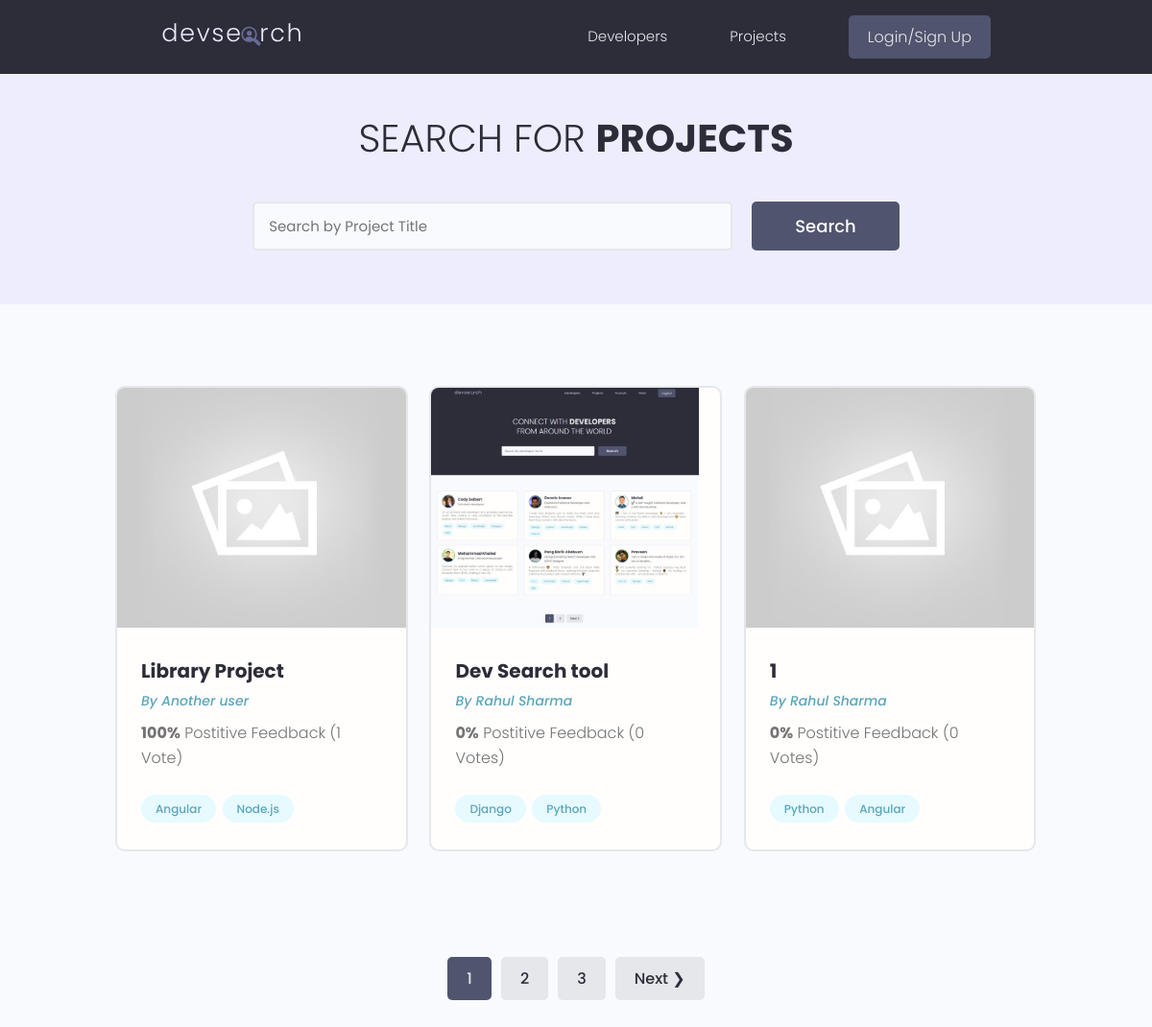
Before: /projects/ with the older database file.
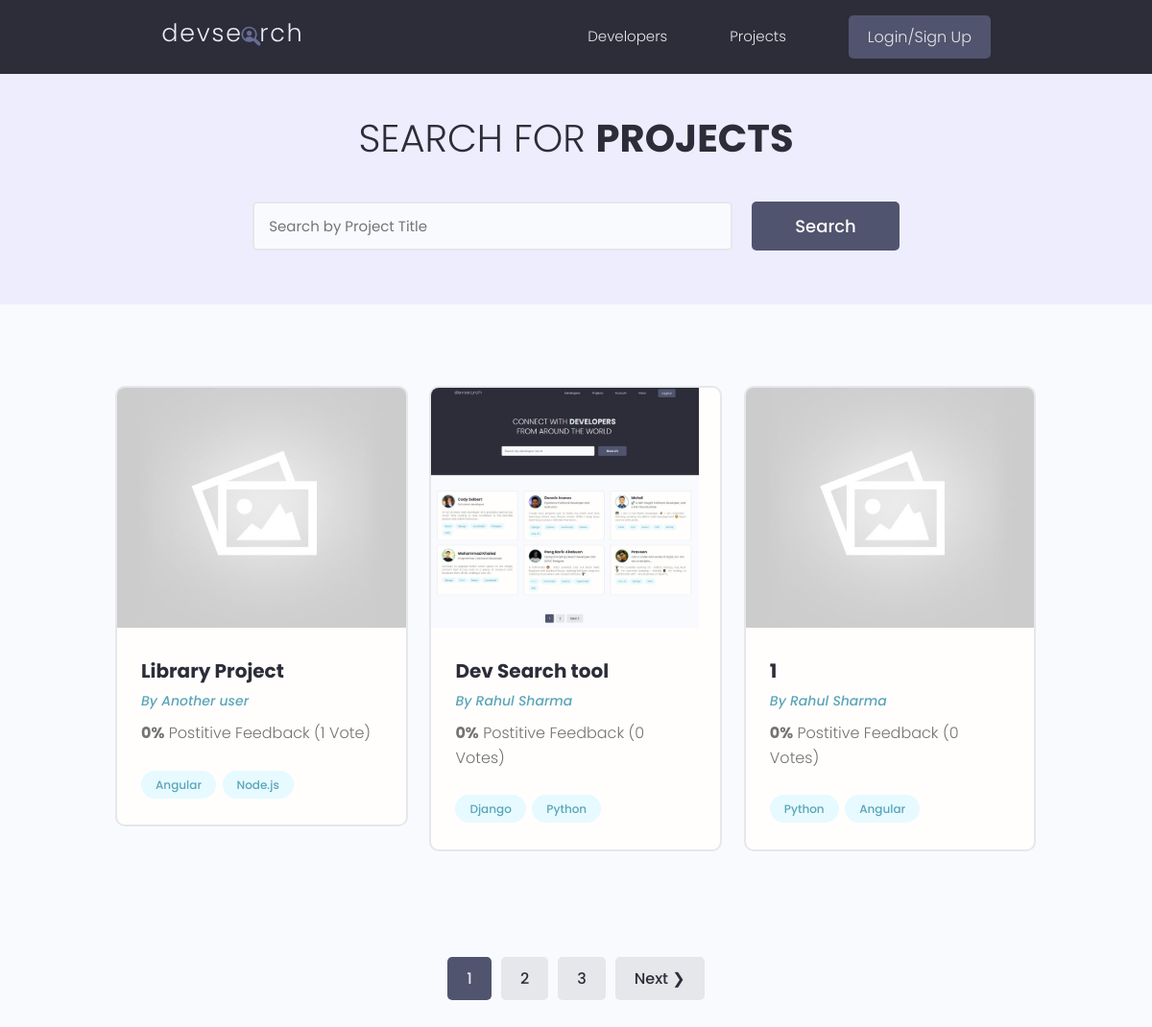
After: the same page with the newer database file.
### projects/models.py (models this page shows, shortened)
class Project(models.Model):
    owner = models.ForeignKey(
        Profile, null=True, blank=True, on_delete=models.CASCADE)
    title = models.CharField(max_length = 200)
    description = models.TextField(null = True, blank = True)
    featured_image = models.ImageField(null = True, blank = True, default = 'default.jpg')
    demo_link = models.CharField(max_length = 2000, null = True, blank = True)
    source_link = models.CharField(max_length = 2000, null = True, blank = True)
    tags = models.ManyToManyField('Tag', blank = True)
    vote_total = models.IntegerField(default = 0, null = True, blank = True)
    vote_ratio = models.IntegerField(default = 0, null = True, blank = True)
    created = models.DateTimeField(auto_now_add = True)
    id = models.UUIDField(default = uuid.uuid4, unique = True, primary_key = True, editable = False)
    class Meta:
        ordering = ['-vote_ratio', '-vote_total', 'created']

class Tag(models.Model):
    name = models.CharField(max_length = 200)
    created = models.DateTimeField(auto_now_add = True)
    id = models.UUIDField(default = uuid.uuid4, unique = True, primary_key = True, editable = False)
    def __str__(self):
        return self.name

### users/models.py (models this page shows, shortened)
class Profile(models.Model):
    user = models.OneToOneField(
        User, on_delete=models.CASCADE, null=True, blank=True)
    name = models.CharField(max_length=200, blank=True, null=True)
    email = models.EmailField(max_length=500, blank=True, null=True)
    username = models.CharField(max_length=200, blank=True, null=True)
    location = models.CharField(max_length=200, blank=True, null=True)
    short_intro = models.CharField(max_length=200, blank=True, null=True)
    bio = models.TextField(blank=True, null=True)
    profile_image = models.ImageField(
        null=True, blank=True, upload_to='profiles/', default="profiles/user-default.png")
    social_github = models.CharField(max_length=200, blank=True, null=True)
    social_twitter = models.CharField(max_length=200, blank=True, null=True)
    social_linkedin = models.CharField(max_length=200, blank=True, null=True)
    social_youtube = models.CharField(max_length=200, blank=True, null=True)
    social_website = models.CharField(max_length=200, blank=True, null=True)
    created = models.DateTimeField(auto_now_add=True)
    id = models.UUIDField(default=uuid.uuid4, unique=True,
                          primary_key=True, editable=False)

### projects/views.py (the view)
# urls.py: path('projects/', include('projects.urls')),
def projects(request):
    projects, search_query = searchProjects(request)
    custom_range, projects = paginateProjects(request, projects, 3)
    context = {'projects': projects, 'search_query': search_query, 'custom_range': custom_range}
    return render(request, 'projects/projects.html', context)

### projects/utils.py (called while the page is built)
def paginateProjects(request, projects, results):
    page = request.GET.get('page')
    paginator = Paginator(projects, results)
    try:
        projects = paginator.page(page)
    except PageNotAnInteger:
        page = 1
        projects = paginator.page(page)
    except EmptyPage:
        page = paginator.num_pages
        projects = paginator.page(page)
    leftIndex = (int(page) - 4)
    if leftIndex < 1:
        leftIndex = 1
    rightIndex = (int(page) + 5)
    if rightIndex > paginator.num_pages:
        rightIndex = paginator.num_pages + 1
    custom_range = range(leftIndex, rightIndex)
    return custom_range, projects

def searchProjects(request):
    search_query = ''
    if request.GET.get('search_query'):
        search_query = request.GET.get('search_query')
    tags = Tag.objects.filter(name__icontains=search_query)
    projects = Project.objects.distinct().filter(
        Q(title__icontains=search_query) |
        Q(description__icontains=search_query) |
        Q(owner__name__icontains=search_query) |
        Q(tags__in=tags)
    )
    return projects, search_query

### projects/templates/projects/projects.html (shortened to what this page needs)
{% extends 'main.html' %} {% block content %}
<main class="projects">
  <section class="hero-section text-center">
    <div class="container container--narrow">
      <div class="hero-section__box">
        <h2>Search for <span>Projects</span></h2>
      </div>
      <div class="hero-section__search">
        <form id="searchForm" class="form" action="#" method="get">
          <div class="form__field">
            <input class="input input--text" id="formInput#search" type="text" name="search_query"
              value="{{search_query}}" placeholder="Search by Project Title" />
          </div>
          <input class="btn btn--sub btn--lg" type="submit" value="Search" />
        </form>
      </div>
    </div>
  </section>
  <section class="projectsList">
    <div class="container">
      <div class="grid grid--three">
        {% for project in projects %}
        <div class="column">
          <div class="card project">
            <a href="{% url 'project' project.id %}" class="project">
              <img class="project__thumbnail" src="{{project.featured_image.url}}" alt="project thumbnail" />
              <div class="card__body">
                <h3 class="project__title">{{ project.title}}</h3>
                <p><a class="project__author" href="{% url 'user-profile' project.owner.id %}">By {{ project.owner.name }}</a></p>
                <p class="project--rating">
                  <span style="font-weight: bold;">{{project.vote_ratio}}%</span> Postitive
                  Feedback ({{project.vote_total}} Vote{{project.vote_total|pluralize:"s"}})
                </p>
                <div class="project__tags">
                  {% for tag in project.tags.all%}
                  <span class="tag tag--pill tag--main">
                    <small>{{tag}}</small>
                  </span>
                  {% endfor %}
                </div>
              </div>
            </a>
          </div>
        </div>
        {% endfor %}
      </div>
    </div>
  </section>
  {% include 'pagination.html' with queryset=projects custom_range=custom_range %}
</main>
{% endblock content %}

### templates/main.html (shortened to what this page needs)
<!DOCTYPE html>
{% load static %}
<html>
  <head>
    <link
      rel="stylesheet"
      href="https://cdn.iconmonstr.com/1.3.0/css/iconmonstr-iconic-font.min.css"
    />
    <link rel="stylesheet" href="{% static 'uikit/styles/uikit.css' %}" />
    <link rel="stylesheet" href="{% static 'styles/app.css' %}" />
  </head>
  <body>
    {% include 'navbar.html' %}
    {% block content %}
    {% endblock content %}
  </body>
</html>

### templates/navbar.html (shortened to what this page needs)
{% load static %}
<header class="header">
    <div class="container container--narrow">
        <a href="{% url 'profiles' %}" class="header__logo">
            <img src="{% static 'images/logo.svg' %} " alt="DevSearch Logo" />
        </a>
        <nav class="header__nav">
            <ul class="header__menu">
                <li class="header__menuItem"><a href="{% url 'profiles' %}">Developers</a></li>
                <li class="header__menuItem"><a href="{% url 'projects' %}">Projects</a></li>
                {% if request.user.is_authenticated %}
                <li class="header__menuItem"><a href="{% url 'inbox' %}">Inbox</a></li>
                <li class="header__menuItem"><a href="{% url 'account' %}">Account</a></li>
                <li class="header__menuItem"><a href="{% url 'logout' %}" class="btn btn--sub">Logout</a></li>
                {% else %}
                <li class="header__menuItem"><a href="{% url 'login' %}" class="btn btn--sub">Login/Sign Up</a></li>
                {% endif %}
            </ul>
        </nav>
    </div>
</header>

### templates/pagination.html (shortened to what this page needs)
{% if queryset.has_other_pages %}
<div class="pagination">
    <ul class="container">
        {% for page in custom_range %}
        {% if page == queryset.number%}
        <li><a href="?page={{page}}" class="btn page-link btn--sub" data-page="{{page}}">{{page}}</a></li>
        {% else %}
        <li><a href="?page={{page}}" class="btn page-link" data-page="{{page}}">{{page}}</a></li>
        {% endif %}
        {% endfor %}
        {% if queryset.has_next %}
        <li><a href="?page={{queryset.next_page_number}}" class="btn page-link"
                data-page="{{queryset.next_page_number}}">Next &#10095;</a></li>
        {% endif %}
    </ul>
</div>
{% endif %}

### static/styles/app.css (style rules this page uses)
:root { --color-sub: #2d2d39; }
.btn--sub { background-color: var(--color-sub-light); }
.card { border: 2px solid var(--color-light); }
img { width: 100%; }
.header { position: sticky; z-index: 111; background-color: var(--color-sub); padding: 1.5rem 0; }
.header > .container { display: flex; justify-content: space-between; align-items: center; }
.header__logo > img { height: 3.8rem; }
.header__nav > ul { display: inline-flex; align-items: center; list-style: none; gap: 6.5rem; }
.header__menuItem > a { color: var(--color-light); font-weight: 300; }
.hero-section { height: 40vh; display: flex; align-items: center; background-color: var(--color-sub); }
.hero-section__box { margin-bottom: 4rem; }
.hero-section__box > h2, .hero-section__box > h2 > span { font-size: 4rem; color: var(--color-light); line-height: 1.3; text-transform: uppercase; }
.hero-section__box > h2 { font-weight: 300; }
.hero-section__box > h2 > span { font-weight: 700; }
.hero-section__search > .form { display: flex; align-items: center; justify-content: center; gap: 2rem; }
.hero-section__search > .form input.input--text { width: 50rem; }
.pagination { margin-top: 8rem; margin-bottom: 10rem; }
.pagination > ul { flex-wrap: wrap; list-style: none; display: flex; align-items: center; justify-content: center; gap: 1rem; }
.pagination .btn { color: var(--color-sub); }
.pagination .btn.btn--sub { color: var(--color-light); }
.project__author { font-size: 1.4rem; font-style: italic; }
.project--rating { margin-bottom: 1.6em; margin-top: .5em; }
.projects > .hero-section { background: var(--color-sub-lighter); height: 30vh; }
.projects .hero-section__box { margin-bottom: 2.5rem; }
.projects .hero-section__box > h2 { color: var(--color-sub); }
.projects .hero-section__box > h2 > span { font-weight: 700; color: var(--color-sub); }
.projectsList { margin-top: 8rem; }
.project__thumbnail { height: 25rem; object-fit: cover; object-position: top center; }
.project__title { font-size: 2rem; font-weight: 700; color: var(--color-sub); }

### static/uikit/styles/modules/_variables.css (style rules this page uses)
:root { --color-main: #5aa5b9; --color-main-light: #e6faff; --color-sub: #3f4156; --color-sub-light: #51546e; --color-sub-lighter: #ededfd; --color-text: #737373; --color-gray: #8b8b8b; --color-light: #e5e7eb; --color-light-gray: #767676; --color-bg: #f8fafd; --color-white: #fffefd; --color-white-light: #f3f3f3; --color-success: #359e64; --color-success-bg: #def8e8; --color-error: #fc4b0b; --color-error-bg: #fff2ee; --font-base: 'Poppins', arial, helvetica, 'Segoe UI', roboto, ubuntu, sans-serif; --font-monospace: 'Fira Code', 'Courier New', courier, monospace; --font-regular: 300; --font-medium: 500; --font-bold: 700; --generic-shadow: 1px 1px 5px #00000010; --generic-transition: all 0.3s ease-in-out; }

### static/uikit/styles/modules/_base.css (style rules this page uses)
* { margin: 0; padding: 0; box-sizing: border-box; text-rendering: optimizeLegibility; color: inherit; font-size: inherit; }
html { font-size: 50%; }
@media only screen and (min-width: 480px) { html { font-size: 56.25%; } }
@media only screen and (min-width: 1200px) { html { font-size: 62.5%; } }
body { line-height: 1.6; font-weight: 400; font-size: 1.5rem; color: var(--color-text); background-color: var(--color-bg); min-height: 100vh; }

### static/uikit/styles/modules/_typography.css (style rules this page uses)
* { font-family: var(--font-base); }
h2 { font-size: 3.6rem; font-weight: var(--font-bold); }
h3 { font-size: 3.2rem; font-weight: var(--font-medium); }
p, span, strong { font-size: 1.6rem; color: var(--color-text); font-weight: var(--font-regular); }
a { padding-bottom: 2px; text-decoration: none; display: inline-block; color: var(--color-main); font-weight: var(--font-medium); }

### static/uikit/styles/modules/_utilities.css (style rules this page uses)
.container { width: 92%; max-width: 165rem; margin: 0 auto; box-sizing: border-box; }
.container--narrow { width: 92%; max-width: 120rem; }
@media screen and (min-width: 1000px) { .container { width: 90%; } }
@media screen and (min-width: 1000px) { .container--narrow { width: 85%; } }
@media screen and (min-width: 1200px) { .container { width: 80%; } }
@media screen and (min-width: 1200px) { .container--narrow { width: 72%; } }
.text-center { text-align: center; }

### static/uikit/styles/modules/_card.css (style rules this page uses)
.card { border-radius: 1rem; background-color: var(--color-white); border: 1.5px solid var(--color-light); width: auto; height: auto; margin-top: 0.5rem; margin-bottom: 0.5rem; overflow: hidden; }
.card__body, .card__header { padding: 2rem 2.5rem; }

Changed rows visible on the page:
changed Project "Library Project": vote_ratio "100" → "0"
